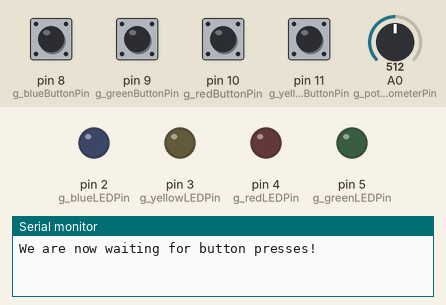
The sketch below on a simulated Arduino Uno, built with avr-gcc and run on an emulated ATmega328P. Shown: output pins drawn as LEDs (lit = HIGH), the last lines printed to the serial monitor. Dashed ring = blinking. The test bench sets the inputs (shaded band); at power-on: pin 8 (g_blueButtonPin), pin 9 (g_greenButtonPin), pin 10 (g_redButtonPin), pin 11 (g_yellowButtonPin) LOW, A0 (g_potentiometerPin) = 512. Random numbers use the default seed unless the sketch sets one.

Above: at 1.2 s.
1.3 s: pin 8 (g_blueButtonPin) pulled HIGH for 0.15 s
At 2.0 s:
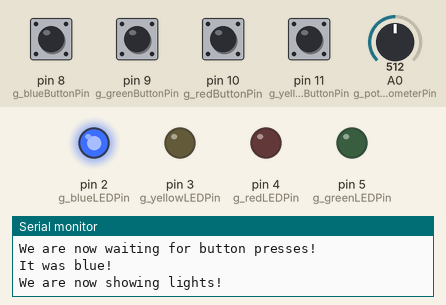
At 3.1 s:
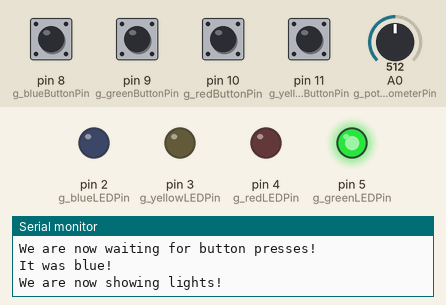
4.4 s: pin 9 (g_greenButtonPin) pulled HIGH for 0.15 s
7.5 s: pin 10 (g_redButtonPin) pulled HIGH for 0.15 s
10.0 s: pin 11 (g_yellowButtonPin) pulled HIGH for 0.15 s
At 13.05 s:
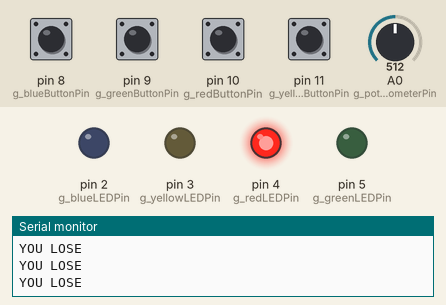
13.1 s: pin 11 (g_yellowButtonPin) pulled HIGH for 1 s
15.6 s: pin 10 (g_redButtonPin) pulled HIGH for 1 s
At 19.55 s:
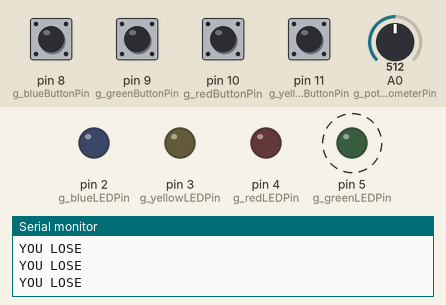
Timing chart, 0 to 19.6 s (numbered marks = the images above; inputs shaded):
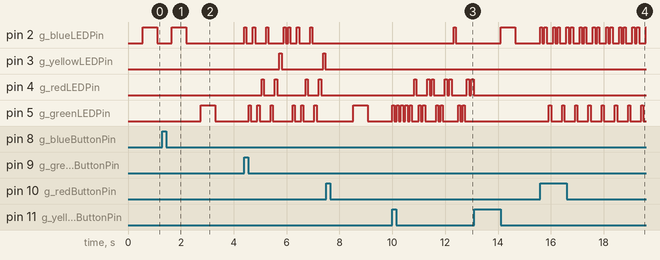

The sketch:

Simon_Says.ino
```cpp
// Simon Says
// This is a program written to to learn object-oriented programming
// using an Arduino microcontroller during a break from school.
// This game will flash LEDs in a particular order, and the player then needs to press
// buttons corresponding to the order of colors.
// Made by Seth Rutman

#include <StandardCplusplus.h>
#include <vector>
#include "Score.h"
#include "Leaderboard.h"
#include "GameState.h"

// Global Variables

// Assigning the pin values of the buttons, LEDs, and potentiometer
const int g_blueLEDPin = 2;
const int g_greenLEDPin = 5;
const int g_redLEDPin = 4;
const int g_yellowLEDPin = 3;

const int g_blueButtonPin = 8;
const int g_greenButtonPin = 9;
const int g_redButtonPin = 10;
const int g_yellowButtonPin = 11;

const int g_potentiometerPin = A0;

// Various variables that will be used in the event loop
int g_timingInterval = 0;
long g_timerForLEDFlashes = 0;
bool g_lightIsOn = 0;
bool g_lightsAreFlashing = 0;
int g_turnCounter = 0;

bool g_redButtonState = 0;
bool g_lastRedButtonState = 0;
bool g_blueButtonState = 0;
bool g_lastBlueButtonState = 0;
bool g_greenButtonState = 0;
bool g_lastGreenButtonState = 0;
bool g_yellowButtonState = 0;
bool g_lastYellowButtonState = 0;

int g_blueButtonValue = -1;
int g_greenButtonValue = -1;
int g_redButtonValue = -1;
int g_yellowButtonValue = -1;

GameState g_gameState = GameState(0);

// Function Prototypes
void ShowColor(Sequence::Color);
void ShowWholeSequence(GameState);
void TurnColorOff(Sequence::Color colorToTurnOff);
signed char DetectButtonStateChange(int);
void PrintButtonPresses(void);
void ReadButtons(void);
void DetermineTimingInterval(void);
void CompareButtonsToSequence(void);
void GameOver(void);

void setup()
{
  // put your setup code here, to run once:
  Serial.begin(9600);

  // Configuring the pins for input/output
  pinMode(g_blueLEDPin, OUTPUT);
  pinMode(g_greenLEDPin, OUTPUT);
  pinMode(g_redLEDPin, OUTPUT);
  pinMode(g_yellowLEDPin, OUTPUT);

  pinMode(g_blueButtonPin, INPUT);
  pinMode(g_greenButtonPin, INPUT);
  pinMode(g_redButtonPin, INPUT);
  pinMode(g_yellowButtonPin, INPUT);
}

void loop()
{
  // put your main code here, to run repeatedly:
  DetermineTimingInterval(); //Determines how fast the lights show during the game
  if(g_gameState.ReturnCurrentState() == GameState::ShowingLights)
  {
      // During this phase of the game, show the lights in order
      ShowWholeSequence(g_gameState);
  }
  if(g_gameState.ReturnCurrentState() == GameState::WaitingForButtonPresses)
  {
    // During this phase of the game, read buttons and determine whether they're correct
    ReadButtons();
    CompareButtonsToSequence();
  }
  if(g_gameState.ReturnCurrentState() == GameState::GameOver)
  {
    // Taunt the player if they lose
    GameOver();
  }
}

//----------------------------------------
//------------FUNCTIONS-------------------
//----------------------------------------

// ShowColor - takes a Sequence::Color as an argument
// returns nothing
// Flashes an LED corresponding to the color given.

void ShowColor(Sequence::Color colorToShow)
{
  int lightToDisplay = -1;
  switch (colorToShow)
  {
    case Sequence::Blue: lightToDisplay = g_blueLEDPin; break;
    case Sequence::Green: lightToDisplay = g_greenLEDPin; break;
    case Sequence::Red: lightToDisplay = g_redLEDPin; break;
    case Sequence::Yellow: lightToDisplay = g_yellowLEDPin; break;
  }
  if(lightToDisplay != -1)
  {
    digitalWrite(lightToDisplay, HIGH);
  }
  else Serial.println("Error - unknown light to display");
}

//----------------------------------------
// TurnColorOff - takes a Sequence::Color as an argument
// returns nothing
// Turns an LED off corresponding to the color given.

void TurnColorOff(Sequence::Color colorToTurnOff)
{
  int lightToTurnOff = -1;
  switch (colorToTurnOff)
  {
    case Sequence::Blue: lightToTurnOff = g_blueLEDPin; break;
    case Sequence::Green: lightToTurnOff = g_greenLEDPin; break;
    case Sequence::Red: lightToTurnOff = g_redLEDPin; break;
    case Sequence::Yellow: lightToTurnOff = g_yellowLEDPin; break;
  }
  if(lightToTurnOff != -1)
  {
    digitalWrite(lightToTurnOff, LOW);
  }
  else Serial.println("Error - unknown light to display");
}

//----------------------------------------
// ShowWholeSequence - takes a GameState object as an argument
// returns nothing
// This function will flash the LEDs in
// the sequence of colors provided, from start to finish.

void ShowWholeSequence(GameState gameState)
{
  if(millis() >= (g_timerForLEDFlashes+g_timingInterval))
    {
      if(!g_lightIsOn)
      {
        g_lightIsOn = 1;
        ShowColor(gameState.ReturnCurrentColor());
      }
      else if(g_lightIsOn)
      {
        g_lightIsOn = 0;
        TurnColorOff(gameState.ReturnCurrentColor());
        g_gameState.MoveToNextColor();
      }
      g_timerForLEDFlashes = millis();
    }
}

//----------------------------------------
// DetectButtonStateChange - takes the pin of a button as an argument
// returns a signed char.
// -1 means no state change at all
// 0 means a state change to the button being released
// 1 means a state change to the button being pressed

signed char DetectButtonStateChange(int buttonOfInterest)
{
  signed char returnedButtonState = -1;
  switch (buttonOfInterest)
  {
    case g_blueButtonPin:
       g_blueButtonState = digitalRead(g_blueButtonPin);
       if(g_blueButtonState != g_lastBlueButtonState)
       {
          if(g_blueButtonState) returnedButtonState = 1;
          else returnedButtonState = 0;
       }
       g_lastBlueButtonState = g_blueButtonState;
       break;

     case g_greenButtonPin:
       g_greenButtonState = digitalRead(g_greenButtonPin);
       if(g_greenButtonState != g_lastGreenButtonState)
       {
         if(g_greenButtonState) returnedButtonState = 1;
         else returnedButtonState = 0;
       }
       g_lastGreenButtonState = g_greenButtonState;
       break;

      case g_redButtonPin:
        g_redButtonState = digitalRead(g_redButtonPin);
        if(g_redButtonState != g_lastRedButtonState)
        {
          if(g_redButtonState) returnedButtonState = 1;
          else returnedButtonState = 0;
        }
        g_lastRedButtonState = g_redButtonState;
        break;

      case g_yellowButtonPin:
        g_yellowButtonState = digitalRead(g_yellowButtonPin);
        if(g_yellowButtonState != g_lastYellowButtonState)
        {
          if(g_yellowButtonState) returnedButtonState = 1;
          else returnedButtonState = 0;
        }
        g_lastYellowButtonState = g_yellowButtonState;
        break;
  }
  return returnedButtonState;
}

//----------------------------------------
// PrintButtonPresses - takes no argument
// returns nothing
// Prints to the serial monitor which button was pressed or released.

void PrintButtonPresses(void)
{
  if(g_blueButtonValue == 1) Serial.println("You pressed the blue button!");
  else if(g_blueButtonValue == 0) Serial.println("You released the blue button!");

  if(g_greenButtonValue == 1) Serial.println("You pressed the green button!");
  else if(g_greenButtonValue == 0) Serial.println("You released the green button!");

  if(g_redButtonValue == 1) Serial.println("You pressed the red button!");
  else if(g_redButtonValue == 0) Serial.println("You released the red button!");

  if(g_yellowButtonValue == 1) Serial.println("You pressed the yellow button!");
  else if(g_yellowButtonValue == 0) Serial.println("You released the yellow button!");
}

//----------------------------------------
// ReadButtons - takes no argument
// returns nothing
// Assigns global variables based on whether a button has been
// pressed or released.

void ReadButtons(void)
{
  g_blueButtonValue = DetectButtonStateChange(g_blueButtonPin);
  g_greenButtonValue = DetectButtonStateChange(g_greenButtonPin);
  g_redButtonValue = DetectButtonStateChange(g_redButtonPin);
  g_yellowButtonValue = DetectButtonStateChange(g_yellowButtonPin);
}

//----------------------------------------
// DetermineTimingInterval - takes no argument
// returns nothing
// Assigns the global timing interval based on
// the analog input from a potentiometer.

void DetermineTimingInterval(void)
{
  int potentiometerValue = analogRead(g_potentiometerPin);
  g_timingInterval = map(potentiometerValue, 0, 1023, 100, 1000);
}

//----------------------------------------
// CompareButtonsToSequence - takes no argument
// returns nothing
// Compares the buttons pressed to the sequence in the
// GameState object

void CompareButtonsToSequence(void)
{
  if(g_blueButtonValue == 1) g_gameState.CompareToColor(Sequence::Blue);
  if(g_greenButtonValue == 1) g_gameState.CompareToColor(Sequence::Green);
  if(g_redButtonValue == 1) g_gameState.CompareToColor(Sequence::Red);
  if(g_yellowButtonValue == 1) g_gameState.CompareToColor(Sequence::Yellow);
}

//----------------------------------------
// GameOver - takes no argument
// returns nothing
// Flashes the lights in the sequence order
// and spams the serial monitor.
// Pressing any button starts a new game
// with a random sequence.

void GameOver(void)
{
  Serial.println("YOU LOSE");
  if(millis() >= (g_timerForLEDFlashes+75))
    {
      if(!g_lightIsOn)
      {
        g_lightIsOn = 1;
        ShowColor(g_gameState.ReturnCurrentColor());
      }
      else if(g_lightIsOn)
      {
        g_lightIsOn = 0;
        TurnColorOff(g_gameState.ReturnCurrentColor());
        g_gameState.MoveToNextColor();
      }
      g_timerForLEDFlashes = millis();
    }
  ReadButtons();
  if(g_blueButtonValue == 1 ||
     g_greenButtonValue == 1 ||
     g_redButtonValue == 1 ||
     g_yellowButtonValue == 1)
     {
      g_gameState = GameState(1);
      TurnColorOff(Sequence::Blue);
      TurnColorOff(Sequence::Green);
      TurnColorOff(Sequence::Red);
      TurnColorOff(Sequence::Yellow);
      g_lightIsOn = 0;
      delay(1000);
     }

}
```

GameState.cpp
```cpp
#include "GameState.h"
#include "Arduino.h"

//----------------------------------------
// GameState constructor - takes an int as an argument
// returns nothing
// The int is passed as the code to create the Sequence object
// inside GameState. The constructor also re-initializes
// some private variables to 0 to start a new game.

GameState::GameState(int sequenceToBeCreated):sequence_(sequenceToBeCreated)
{
  sequence_.PrintColors();
  colorIndex_ = 0;
  sequenceIndex_ = 0;
  currentState_ = GameState::ShowingLights;
}

//----------------------------------------
// MoveToNextColor - takes no argument
// returns nothing
// Increments colorIndex_ and sequenceIndex_
// to move through the sequence during the game

void GameState::MoveToNextColor(void)
{
  colorIndex_++;
  if(colorIndex_ > sequenceIndex_)
  {
    colorIndex_ = 0;
    if(currentState_ == GameState::ShowingLights)
    {
      currentState_ = GameState::WaitingForButtonPresses;
      Serial.println("We are now waiting for button presses!");
    }
    if(currentState_ == GameState::GameOver)
    {
      sequenceIndex_++;
    }
  }
  if(sequenceIndex_ >= sequence_.GiveSequenceLength()) sequenceIndex_ = 0;
  if(colorIndex_ >= sequence_.GiveSequenceLength()) colorIndex_ = 0;
}

//----------------------------------------
// ReturnCurrentColor - takes no argument
// returns a Sequence::Color
// returns the value of the color at the
// current index in the sequence.

Sequence::Color GameState::ReturnCurrentColor(void)
{
  return sequence_.RetrieveColor(colorIndex_);
}

//----------------------------------------
// UserPressedButton - takes a Sequence::Color as an object
// returns a boolean
// Toggles the game state from pressing buttons
// to showing lights.

bool GameState::UserPressedButton(Sequence::Color buttonPressed)
{
  currentState_ = GameState::ShowingLights;
  Serial.println("We are now showing lights!");
  return 0;
}

//----------------------------------------
// RetrieveSequenceColor - takes an int as an argument
// returns a Sequence::Color
// returns a color at a specified color index

Sequence::Color GameState::RetrieveSequenceColor(int colorIndex)
{
  if((colorIndex <= sequence_.GiveSequenceLength()) && (colorIndex >= 0)) // Needs to be a valid value
  {
    return sequence_.RetrieveColor(colorIndex);
  }
  else return Sequence::UnknownColor;
}

//----------------------------------------
// ReturnCurrentState - takes no argument
// returns a GameState::CurrentState
// returns the current state of the GameState object

GameState::CurrentState GameState::ReturnCurrentState(void)
{
  return currentState_;
}
//----------------------------------------
// CompareToColor - takes a Sequence::Color as an argument
// returns a boolean
// Compares the input color to the colors in the sequence object.
// Returns a 1 if the color is correct
// Returns a 0 if the color is incorrect

bool GameState::CompareToColor(Sequence::Color inputColor)
{
  bool answeredCorrectColor = 0;
  switch (inputColor)
  {
    case Sequence::Blue:
      if(sequence_.RetrieveColor(colorIndex_) == Sequence::Blue)
      {
        Serial.println("It was blue!");
        answeredCorrectColor = 1;
      }
      else Serial.println("It was not blue!");
      break;
    case Sequence::Green:
      if(sequence_.RetrieveColor(colorIndex_) == Sequence::Green)
      {
        Serial.println("It was green!");
        answeredCorrectColor = 1;
      }
      else Serial.println("It was not green!");
      break;
    case Sequence::Red:
      if(sequence_.RetrieveColor(colorIndex_) == Sequence::Red)
      {
        Serial.println("It was red!");
        answeredCorrectColor = 1;
      }
      else Serial.println("It was not red!");
      break;
    case Sequence::Yellow:
      if(sequence_.RetrieveColor(colorIndex_) == Sequence::Yellow)
      {
        Serial.println("It was yellow!");
        answeredCorrectColor = 1;
      }
      else Serial.println("It was not yellow!");
      break;
  }

  if((colorIndex_ >= sequenceIndex_) && answeredCorrectColor)
  {
    colorIndex_ = 0;
    sequenceIndex_++;
    if(sequenceIndex_ >= sequence_.GiveSequenceLength()) sequenceIndex_ = 0;
    currentState_ = GameState::ShowingLights;
    Serial.println("We are now showing lights!");
  }
  else if (answeredCorrectColor) colorIndex_++;
  else if(!answeredCorrectColor) currentState_ = GameState::GameOver;
}
```

GameState.h
```cpp
// GameState
// The GameState determines what phase of the game
// is currently being played.
// The event loop is dependent upon what state
// the game is currently in.

#include <StandardCplusplus.h>
#include <vector>
#include "Sequence.h"

class GameState
{
  public:
    enum CurrentState
    {
      GameOver = -1,
      ShowingLights = 0,
      WaitingForButtonPresses = 1,
    };

    GameState(int sequenceToBeCreated);
    void MoveToNextColor(void);
    Sequence::Color ReturnCurrentColor(void);
    bool UserPressedButton(Sequence::Color);
    Sequence::Color RetrieveSequenceColor(int colorIndex);
    GameState::CurrentState ReturnCurrentState(void);
    bool CompareToColor(Sequence::Color);
  private:
    Sequence sequence_;
    int colorIndex_ = 0;
    int sequenceIndex_ = 0;
    GameState::CurrentState currentState_ = ShowingLights;
};
```

Leaderboard.h
```cpp
// Leaderboard
// This class is not currently used.

class Leaderboard
{
  public:
  private:
};
```

Score.h
```cpp
// Score
// This class is not currently used.

class Score
{
  public:
    void GetNameFromUser(void);
    int ReportScore(void);
  private:
    String name_ = "";
    int scoreValue_ = 0;
    String scoreDate_ = "";
};

void Score::GetNameFromUser(void)
{

}

int Score::ReportScore(void)
{
  return scoreValue_;
}
```

Sequence.cpp
```cpp
#include "Sequence.h"
#include "Arduino.h"

//----------------------------------------
// Sequence constructor - takes an int as an argument
// Populates the Sequence with a vector of Sequence::Colors
// The input code determines what sequence will be created
// 0 - sequence will be 0, 1, 2, 3. Used for testing.
// 1 - sequence will be a random length between 1 and 10, with random colors.
// Any other number - sequence will be of the specified length, with random colors.

Sequence::Sequence(int code)
{
  if(code == 0) // Gives a known array
  {
    sequenceLength_ = 4;
    order_.resize(sequenceLength_);
    order_[0] = Blue;
    order_[1] = Green;
    order_[2] = Red;
    order_[3] = Yellow;
  }
  else if(code == 1) // Gives an array of a random size
  {
    sequenceLength_ = ((rand()%10) + 1);
    order_.resize(sequenceLength_);
    for(int orderIndex = 0; orderIndex < sequenceLength_; orderIndex++)
    {
      order_[orderIndex] = (Color)(rand()%4);
    }
  }
  else // Gives an array of the specified size
  {
    sequenceLength_ = code;
    order_.resize(sequenceLength_);
    for(int orderIndex = 0; orderIndex < sequenceLength_; orderIndex++)
    {
      order_[orderIndex] = (Color)(rand()%4);
    }
  }
}

//----------------------------------------
// RetrieveColor - takes an int as an argument
// returns a Sequence::Color
// returns the color at the specified index in the sequence vector.

Sequence::Color Sequence::RetrieveColor(int colorIndex)
{
  if((colorIndex <= sequenceLength_) && (colorIndex >= 0)) // Needs to be a valid value
  {
    return order_[colorIndex];
  }
  else return UnknownColor;
}
//----------------------------------------
// PrintColors - takes no argument
// returns nothing
// Prints the color vector to the serial monitor
// Used for testing and debugging.

void Sequence::PrintColors(void)
{
  for(int colorIndex = 0; colorIndex<sequenceLength_; colorIndex++)
  {
    Serial.println(order_[colorIndex]);
  }
}

//----------------------------------------
// GiveSequenceLength - takes no argument
// returns an int
// Returns the length of the vector of colors

int Sequence::GiveSequenceLength(void)
{
  return sequenceLength_;
}

//----------------------------------------
// RedefineSequence - takes a vector of Sequence::Colors as an argument
// returns nothing
// Redefines the vector of colors to a new specified vector of colors.

void Sequence::RedefineSequence(std::vector<Sequence::Color> newSequenceValues)
{
  order_ = newSequenceValues;
}
```

Source omitted: Sequence.h (563 bytes), State.cpp (537 bytes), State.h (387 bytes)

Measured:
- after the input at 1.3 s, pin 2 (g_blueLEDPin): LOW → HIGH after 0.35 s, → LOW 0.55 s later; pin 5 (g_greenLEDPin): LOW → HIGH after 1.5 s, → LOW 0.55 s later
- after the input at 4.4 s, pin 3 (g_yellowLEDPin): alternates HIGH for 0.08 s and LOW for 1.6 s, starting after 1.3 s
- after the input at 10.0 s, pin 2 (g_blueLEDPin): LOW → HIGH after 2.3 s, → LOW 0.08 s later
- after the input at 15.6 s, pin 2 (g_blueLEDPin): LOW → HIGH at once, then repeats every 0.50 s: LOW 0.08 s, HIGH 0.08 s, LOW 0.25 s, HIGH 0.08 s; pin 5 (g_greenLEDPin): alternates HIGH for 0.08 s and LOW for 0.42 s, starting after 0.32 s
